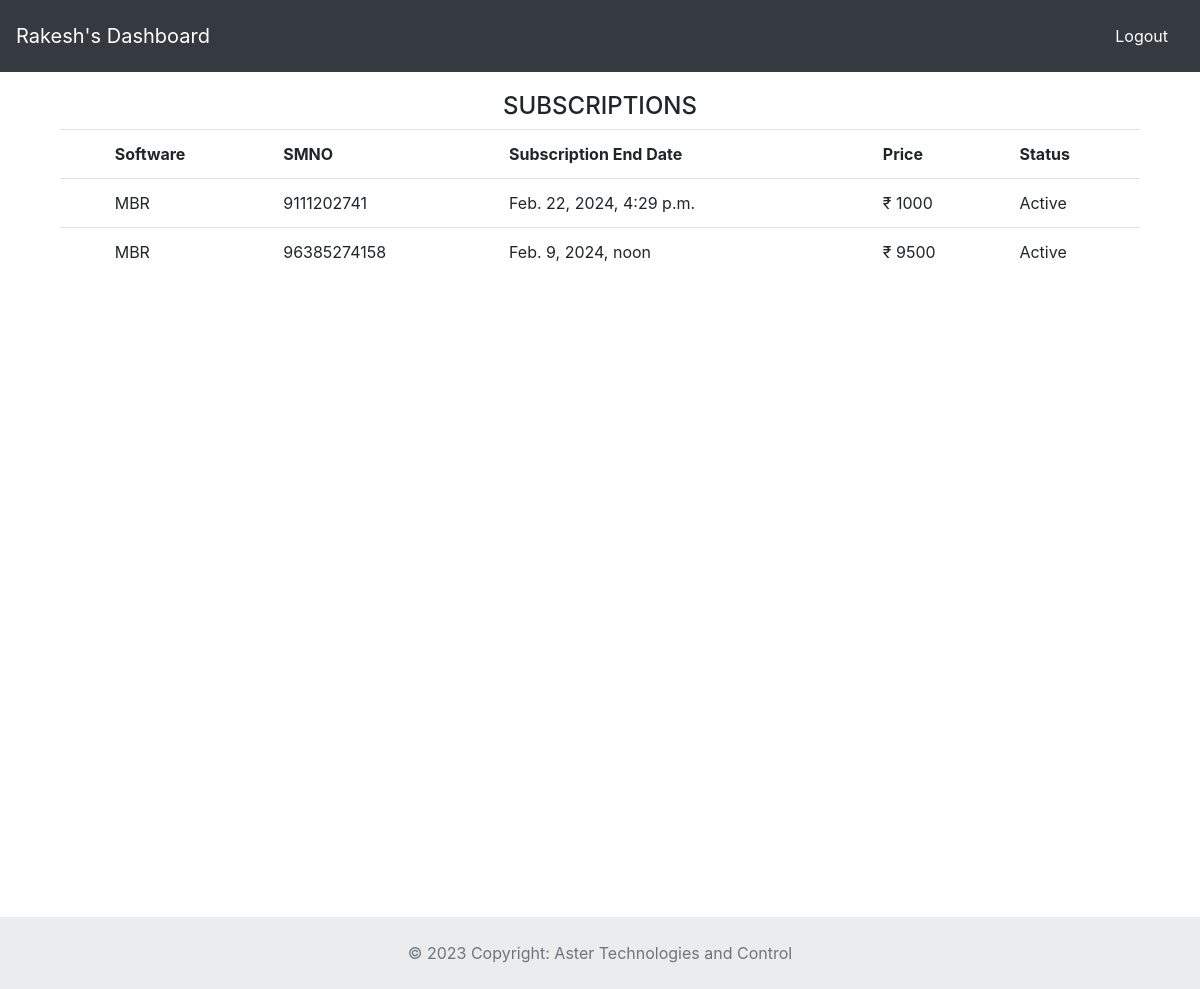
Screenshot of /sublist/3/ (signed in) with the database file from the repository.
### astercrm/models.py (models this page shows, shortened)
class Subscription(models.Model):
	plant_smno=models.CharField(unique=True,max_length=15)
	start_date=models.DateTimeField(auto_now_add=False)
	end_date=models.DateTimeField(auto_now=False)
	usage_id = models.ForeignKey(Usage,on_delete=models.CASCADE)
	price = models.IntegerField(default=1000)
	last_login = models.CharField(max_length=30,default="None")
	status = models.CharField(max_length=15,default="Active")

class Usage(models.Model):
	class Meta():
		unique_together = ('usage_user', 'usage_software')
	usage_user = models.ForeignKey(User, on_delete=models.CASCADE)
	usage_software = models.ForeignKey(Software, on_delete=models.CASCADE)

class Software(models.Model):
	name = models.CharField(max_length=15)
	url = models.CharField(max_length=50)
	feature_addon = models.CharField(max_length=30, default="None")
	module_addon = models.CharField(max_length=30,default="None")

### astercrm/views.py (the view)
# urls.py: path('sublist/<id>/',views.sublist_call),
@login_required
def sublist_call(request,id):
	slist=Subscription.objects.filter(usage_id__usage_user=request.user).filter(usage_id__usage_software__id=id)
	return render(request,'sublist.html',{'slist':slist})

### templates/sublist.html (shortened to what this page needs)
{% extends 'dashboard.html' %}
{% block body %}
<div class="container" style="margin-top:20px;">
<h4 align="center">SUBSCRIPTIONS</h4>
{% if slist %}
<table class="table">
  <tbody>
    <tr>
      <th scope="row" class="card-group"></th>
      <th>Software</th>
      <th>SMNO</th>
      <th>Subscription End Date</th>
      <th>Price</th>
      <th>Status</th>
    </tr>
	</div>
      {% for i in slist %}
      <tr>
			   <th scope="row" class="card-group"></th>
				<td>{{ i.usage_id.usage_software.name }}</td>
      			<td>{{i.plant_smno }}</td>
      			<td>{{ i.end_date }}</td>
      			<td>₹ {{ i.price }}</td>
      			<td>{{ i.status }}</td>
      </tr>
       {% endfor %}
{% else %}
            <h4 align="center">No Data Available!!</h4>
{% endif %}
</div>
{% endblock %}

### templates/dashboard.html (shortened to what this page needs)
{% extends 'base.html' %}
{% block navbar %}
<nav class="navbar navbar-expand-lg navbar-dark bg-dark">
  <a class="navbar-brand" href="#">{{ request.user.first_name }}'s Dashboard </a>
  <div class="collapse navbar-collapse" id="navbarText">
    <ul class="navbar-nav mr-auto">
      <li class="nav-item active">
        <a class="nav-link" href="#"><span class="sr-only">(current)</span></a>
      </li>
      <li class="nav-item">
        <a class="nav-link" href="#"></a>
      </li>
      <li class="nav-item">
        <a class="nav-link" href="#"></a>
      </li>
    </ul>
    <span class="navbar-text">
      <a class="nav-link" href="/logout/">Logout</a>
    </span>
  </div>
</nav>
{% endblock %}

### rows the page displays
Subscription: usage_id.usage_software.name "MBR", plant_smno "9111202741", end_date "Feb. 22, 2024, 4:29 p.m.", price "1000", status "Active"
Subscription: usage_id.usage_software.name "MBR", plant_smno "96385274158", end_date "Feb. 9, 2024, noon", price "9500", status "Active"

### other values shown
{{ request.user.first_name }} "Rakesh"
